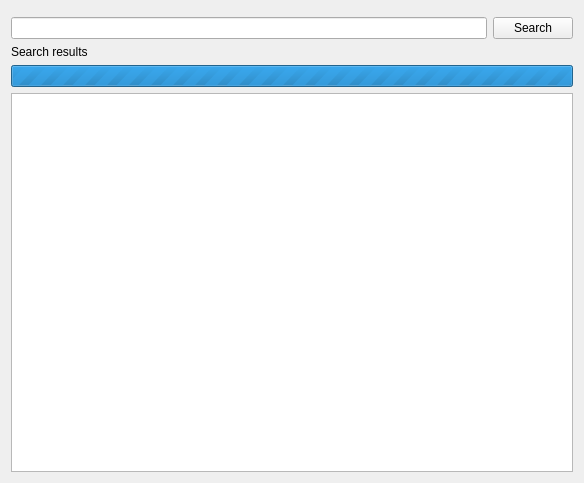
<?xml version="1.0" encoding="UTF-8"?>
<ui version="4.0">
 <class>Form</class>
 <widget class="QWidget" name="Form">
  <property name="geometry">
   <rect>
    <x>0</x>
    <y>0</y>
    <width>584</width>
    <height>483</height>
   </rect>
  </property>
  <property name="windowTitle">
   <string>Form</string>
  </property>
  <layout class="QVBoxLayout" name="verticalLayout_2">
   <item>
    <layout class="QVBoxLayout" name="verticalLayout">
     <item>
      <widget class="QWidget" name="topbar" native="true"/>
     </item>
     <item>
      <layout class="QHBoxLayout" name="horizontalLayout">
       <item>
        <widget class="QLineEdit" name="lSearch"/>
       </item>
       <item>
        <widget class="QPushButton" name="bSearch">
         <property name="text">
          <string>Search</string>
         </property>
        </widget>
       </item>
      </layout>
     </item>
     <item>
      <widget class="QLabel" name="label">
       <property name="text">
        <string>Search results</string>
       </property>
      </widget>
     </item>
     <item>
      <widget class="QProgressBar" name="progressBar">
       <property name="maximum">
        <number>0</number>
       </property>
      </widget>
     </item>
     <item>
      <widget class="QListWidget" name="listWidget"/>
     </item>
    </layout>
   </item>
  </layout>
 </widget>
 <resources/>
 <connections>
  <connection>
   <sender>lSearch</sender>
   <signal>returnPressed()</signal>
   <receiver>bSearch</receiver>
   <slot>click()</slot>
   <hints>
    <hint type="sourcelabel">
     <x>249</x>
     <y>27</y>
    </hint>
    <hint type="destinationlabel">
     <x>528</x>
     <y>29</y>
    </hint>
   </hints>
  </connection>
 </connections>
</ui>
